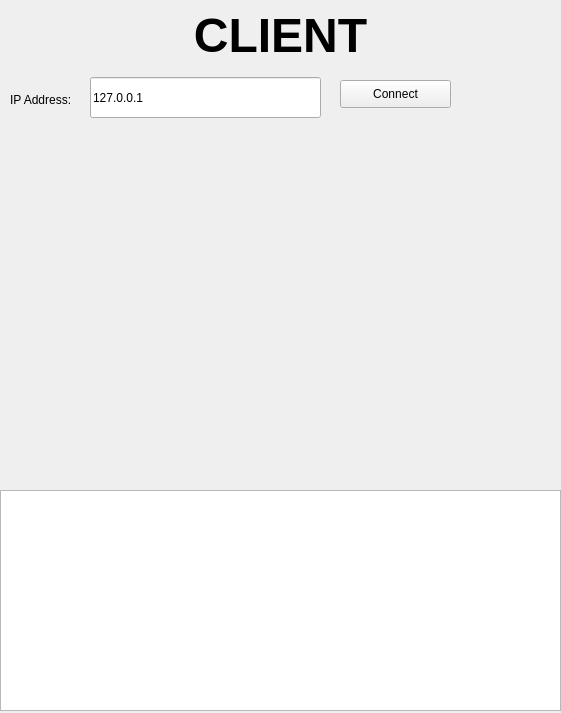
<?xml version="1.0" encoding="UTF-8"?>
<ui version="4.0">
 <class>ClientGui</class>
 <widget class="QWidget" name="ClientGui">
  <property name="geometry">
   <rect>
    <x>0</x>
    <y>0</y>
    <width>561</width>
    <height>713</height>
   </rect>
  </property>
  <property name="focusPolicy">
   <enum>Qt::WheelFocus</enum>
  </property>
  <property name="windowTitle">
   <string>Client</string>
  </property>
  <widget class="QTextBrowser" name="ClientConsole">
   <property name="geometry">
    <rect>
     <x>0</x>
     <y>490</y>
     <width>561</width>
     <height>221</height>
    </rect>
   </property>
  </widget>
  <widget class="QLabel" name="label">
   <property name="geometry">
    <rect>
     <x>10</x>
     <y>0</y>
     <width>541</width>
     <height>71</height>
    </rect>
   </property>
   <property name="text">
    <string>&lt;html&gt;&lt;head/&gt;&lt;body&gt;&lt;p&gt;&lt;span style=&quot; font-size:36pt; font-weight:600;&quot;&gt;CLIENT&lt;/span&gt;&lt;/p&gt;&lt;/body&gt;&lt;/html&gt;</string>
   </property>
   <property name="alignment">
    <set>Qt::AlignCenter</set>
   </property>
  </widget>
  <widget class="QLabel" name="label_2">
   <property name="geometry">
    <rect>
     <x>10</x>
     <y>90</y>
     <width>71</width>
     <height>20</height>
    </rect>
   </property>
   <property name="text">
    <string>IP Address:</string>
   </property>
  </widget>
  <widget class="QPushButton" name="Connect">
   <property name="geometry">
    <rect>
     <x>340</x>
     <y>80</y>
     <width>111</width>
     <height>28</height>
    </rect>
   </property>
   <property name="text">
    <string>Connect</string>
   </property>
  </widget>
  <widget class="QLineEdit" name="ipaddr">
   <property name="geometry">
    <rect>
     <x>90</x>
     <y>77</y>
     <width>231</width>
     <height>41</height>
    </rect>
   </property>
   <property name="text">
    <string>127.0.0.1</string>
   </property>
  </widget>
 </widget>
 <resources/>
 <connections/>
</ui>
